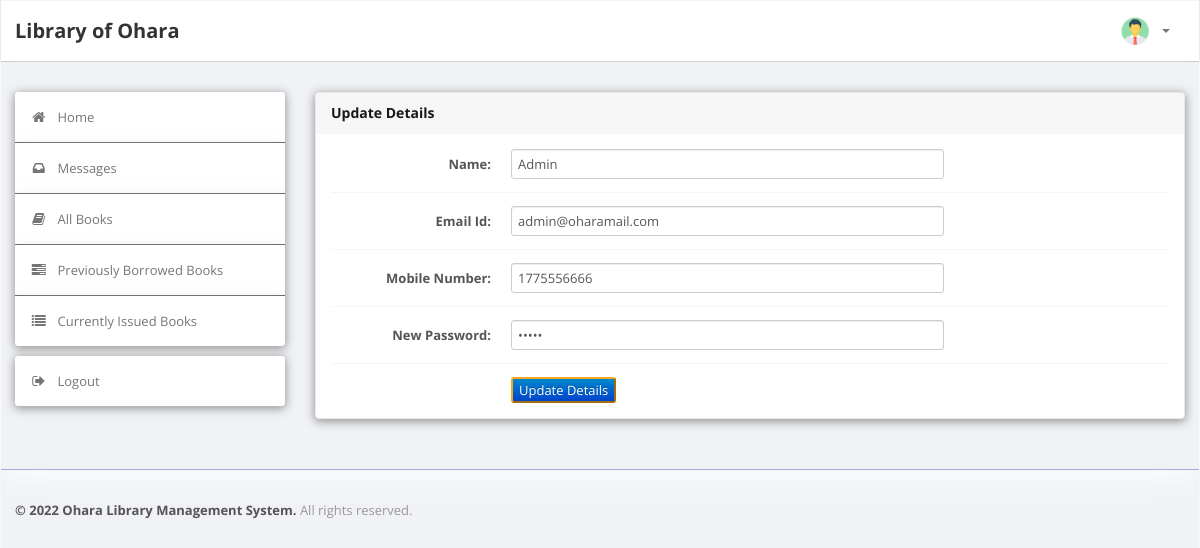
The app's page /LibraryManagementSystem/student/profile.php (signed in) with its own data.
### tables this page shows
CREATE TABLE `user` (
  `Personal_ID` varchar(50) NOT NULL,
  `Name` varchar(50) DEFAULT NULL,
  `Gender` varchar(8) DEFAULT NULL,
  `Type` varchar(15) DEFAULT NULL,
  `EmailId` varchar(50) DEFAULT NULL,
  `MobNo` bigint(11) DEFAULT NULL,
  `Password` varchar(50) DEFAULT NULL
);

### LibraryManagementSystem/student/profile.php (the view, shortened to what this page needs)
<?php
require('dbconn.php');
?>
<!DOCTYPE html>
<html lang="en">
    <head>
        <link type="text/css" href="bootstrap/css/bootstrap.min.css" rel="stylesheet">
        <link type="text/css" href="bootstrap/css/bootstrap-responsive.min.css" rel="stylesheet">
        <link type="text/css" href="css/theme.css" rel="stylesheet">
        <link type="text/css" href="images/icons/css/font-awesome.css" rel="stylesheet">
    </head>
    <body>
        <div class="navbar navbar-fixed-top">
            <div class="navbar-inner">
                <div class="container">
                        <a class="brand" href="index.php">Library of Ohara </a>
                    <div class="nav-collapse collapse navbar-inverse-collapse">
                        <ul class="nav pull-right">
                            <li class="nav-user dropdown"><a href="#" class="dropdown-toggle" data-toggle="dropdown">
                                <img src="images/user.png" class="nav-avatar" />
                                <b class="caret"></b></a>
                            </li>
                        </ul>
                    </div>
                </div>
            </div>
        </div>
        <div class="wrapper">
            <div class="container">
                <div class="row">
                    <div class="span3">
                        <div class="sidebar">
                            <ul class="widget widget-menu unstyled">
                                <li class="active"><a href="index.php"><i class="menu-icon icon-home"></i>Home
                                </a></li>
                                 <li><a href="message.php"><i class="menu-icon icon-inbox"></i>Messages</a>
                                </li>
                                <li><a href="book.php"><i class="menu-icon icon-book"></i>All Books </a></li>
                                <li><a href="history.php"><i class="menu-icon icon-tasks"></i>Previously Borrowed Books </a></li>
                                <li><a href="current.php"><i class="menu-icon icon-list"></i>Currently Issued Books </a></li>
                            </ul>
                            <ul class="widget widget-menu unstyled">
                                <li><a href="logout.php"><i class="menu-icon icon-signout"></i>Logout </a></li>
                            </ul>
                        </div>
                    </div>
                    <div class="span9">
                        <div class="module">
                            <div class="module-head">
                                <h3>Update Details</h3>
                            </div>
                            <div class="module-body">
                                <?php
                                $Personal_ID = $_SESSION['Personal_ID'];
                                $sql="select * from LMS.user where Personal_ID='$Personal_ID'";
                                $result=$conn->query($sql);
                                $row=$result->fetch_assoc();
                                $name=$row['Name'];
                                $email=$row['EmailId'];
                                $mobno=$row['MobNo'];
                                $pswd=$row['Password'];
                                ?>
                                <form class="form-horizontal row-fluid" action="edit_student_details.php?id=<?php echo $Personal_ID ?>" method="post">
                                    <div class="control-group">
                                        <label class="control-label" for="Name"><b>Name:</b></label>
                                        <div class="controls">
                                            <input type="text" id="Name" name="Name" value= "<?php echo $name?>" class="span8" required>
                                        </div>
                                    </div>
                                    <div class="control-group">
                                        <label class="control-label" for="EmailId"><b>Email Id:</b></label>
                                        <div class="controls">
                                            <input type="text" id="EmailId" name="EmailId" value= "<?php echo $email?>" class="span8" required>
                                        </div>
                                    </div>
                                    <div class="control-group">
                                        <label class="control-label" for="MobNo"><b>Mobile Number:</b></label>
                                        <div class="controls">
                                            <input type="text" id="MobNo" name="MobNo" value= "<?php echo $mobno?>" class="span8" required>
                                        </div>
                                    </div>
                                    <div class="control-group">
                                        <label class="control-label" for="Password"><b>New Password:</b></label>
                                        <div class="controls">
                                            <input type="password" id="Password" name="Password"  value= "<?php echo $pswd?>" class="span8" required>
                                        </div>
                                    </div>
                                    <div class="control-group">
                                            <div class="controls">
                                                <button type="submit" name="submit"class="btn-primary"><center>Update Details</center></button>
                                            </div>
                                        </div>
                                </form>
                        </div>
                        </div>
                    </div>
                </div>
            </div>
        </div>
<div class="footer">
            <div class="container">
                <b class="copyright">&copy; 2022 Ohara Library Management System. </b>All rights reserved.
            </div>
        </div>
    </body>
</html>

### LibraryManagementSystem/student/css/theme.css (style rules this page uses)
body { font-size: 13px; font-family: 'Open Sans', Arial, sans-serif; background: #f0f2f5; border-radius: 4px; box-shadow: 0 4px 30px rgba(0, 0, 0, 0.1); border: 1px solid rgba(255, 255, 255, 0.3); color: #777 }
h1, h2, h3, h4, h5, h6 { color: rgb(24, 24, 24); margin-top: 0 }
h3 { font-size: 20px }
strong, b { color: #555 }
.wrapper { background: #f0f2f5; border-bottom: 1px solid rgba(0, 8, 125, 0.303); -webkit-box-shadow: 0 1px 2px rgb(255, 255, 255); -moz-box-shadow: 0 1px 2px rgb(255, 255, 255); box-shadow: 0 4px 30px rgb(255, 255, 255); padding: 30px 0; }
.footer { color: #999; padding: 30px 0 60px }
form { margin: 0 }
select, textarea, input[type="text"], input[type="password"], input[type="datetime"], input[type="datetime-local"], input[type="date"], input[type="month"], input[type="time"], input[type="week"], input[type="number"], input[type="email"], input[type="url"], input[type="search"], input[type="tel"], input[type="color"], .uneditable-input, label, input, button, select, textarea { -webkit-border-radius: 3px; -moz-border-radius: 3px; border-radius: 3px; font-size: 13px; font-family: 'Open Sans', Tahoma, Arial, sans-serif; }
body [class^="icon-"], body [class*=" icon-"] { font-size: 14px; line-height: 20px; height: 20px }
.module { background: #fff; -webkit-border-radius: 3px; -moz-border-radius: 3px; border-radius: 3px; border: 1px solid #ccc; border-bottom-color: #bbb; -webkit-box-shadow: 0 0 1px rgba(0, 0, 0, 0.2); -moz-box-shadow: 0 0 1px rgba(0, 0, 0, 0.2); box-shadow: 0px 2px 10px 1px rgba(71, 71, 71, 0.52); margin-bottom: 30px }
.form-horizontal .control-group, .form-vertical .control-group { margin-bottom: 0 }
.form-horizontal .control-group + .control-group, .form-vertical .control-group + .control-group { margin-top: 13px; padding-top: 13px; border-top: 1px solid #f5f5f5 }
.navbar { position: static !important; margin: 0 !important }
.navbar .navbar-inner { background: #fff; border-bottom: 1px solid #bbb; -webkit-box-shadow: 0 1px 2px rgba(0, 0, 0, 0.15); -moz-box-shadow: 0 1px 2px rgba(0, 0, 0, 0.15); box-shadow: 0 1px 2px rgba(0, 0, 0, 0.15) }
.navbar .brand { color: #333; font-weight: bold; font-size: 20px; margin-right: 20px; padding: 20px }
.navbar .nav > li > a { padding: 20px 15px; font-weight: bold; color: #777 }
.nav-user > a { height: 20px }
.nav-avatar { width: 34px; height: 34px; margin: -7px 5px 0 0; -webkit-border-radius: 50%; -moz-border-radius: 50%; border-radius: 50% }
.btn-primary { color: #fff; background-color: #f5a81c; border-color: #f5a81c }
.widget-menu { background: #fff; -webkit-border-radius: 3px; -moz-border-radius: 3px; border-radius: 4px; -moz-box-shadow: 0 5px 5px 5px rgba(0, 0, 0, 0.596); -webkit-box-shadow: 0 5px 5px 5px rgba(0, 0, 0, 0.596); box-shadow: 0px 2px 10px 1px rgba(71, 71, 71, 0.52); border: 0px solid rgba(148, 148, 148, 0.3); overflow: hidden }
.widget-menu a { color: #555; display: block; line-height: 20px; padding: 15px; text-decoration: none !important }
.widget-menu .menu-icon { margin-right: 10px; color: #767676; -webkit-transition: all .2s ease-in-out; -moz-transition: all .2s ease-in-out; transition: all .2s ease-in-out; }
.widget-menu > li + li { border-top: 1px solid #555 }
.widget-menu > li > a { background-color: #ffffff; color: #767676; box-shadow: 0px 2px 10px 1px rgba(219, 219, 219, 0.548); -webkit-transition: all .2s ease-in-out; -moz-transition: all .2s ease-in-out; transition: all .2s ease-in-out; }
.module { box-shadow: 0 0 3px rgba(0, 0, 0, .1); border-color: #e9e9e9; margin-bottom: 20px; background-color: #fff; border-radius: 4px; -moz-box-shadow: 0 10px 10px 10px rgba(0, 0, 0, 0.596); -webkit-box-shadow: 0 10px 10px 10px rgba(0, 0, 0, 0.596); box-shadow: 0px 2px 10px 1px rgba(71, 71, 71, 0.52); }
.module-head { color: #767676; background-color: #f6f6f6; border-color: #e9e9e9; padding: 10px 15px; border-bottom: 1px solid transparent; border-top-right-radius: 3px; border-top-left-radius: 3px; }
.module-head h3 { font-size: 14px; line-height: 20px; height: 20px; margin: 0 }
.module-body { padding: 15px }

### records on screen
user: Name "Admin", EmailId "admin@oharamail.com", MobNo "1775556666"
